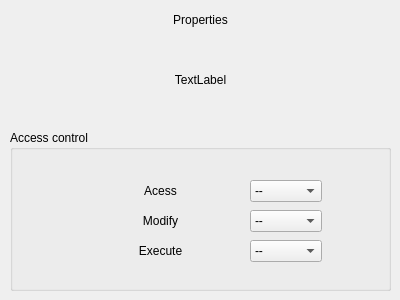
<?xml version="1.0" encoding="UTF-8"?>
<ui version="4.0">
 <class>PermissionsForm</class>
 <widget class="QWidget" name="PermissionsForm">
  <property name="geometry">
   <rect>
    <x>0</x>
    <y>0</y>
    <width>400</width>
    <height>300</height>
   </rect>
  </property>
  <property name="minimumSize">
   <size>
    <width>400</width>
    <height>300</height>
   </size>
  </property>
  <property name="maximumSize">
   <size>
    <width>400</width>
    <height>300</height>
   </size>
  </property>
  <property name="windowTitle">
   <string>Form</string>
  </property>
  <widget class="QGroupBox" name="groupBox">
   <property name="geometry">
    <rect>
     <x>10</x>
     <y>130</y>
     <width>381</width>
     <height>161</height>
    </rect>
   </property>
   <property name="title">
    <string>Access control</string>
   </property>
   <widget class="QComboBox" name="accessCombo">
    <property name="geometry">
     <rect>
      <x>240</x>
      <y>50</y>
      <width>72</width>
      <height>22</height>
     </rect>
    </property>
    <item>
     <property name="text">
      <string>--</string>
     </property>
    </item>
    <item>
     <property name="text">
      <string>Anyone</string>
     </property>
    </item>
    <item>
     <property name="text">
      <string>Only owner and group</string>
     </property>
    </item>
    <item>
     <property name="text">
      <string>Only owner</string>
     </property>
    </item>
   </widget>
   <widget class="QComboBox" name="modifyCombo">
    <property name="geometry">
     <rect>
      <x>240</x>
      <y>80</y>
      <width>72</width>
      <height>22</height>
     </rect>
    </property>
    <item>
     <property name="text">
      <string>--</string>
     </property>
    </item>
    <item>
     <property name="text">
      <string>Anyone</string>
     </property>
    </item>
    <item>
     <property name="text">
      <string>Only owner and group</string>
     </property>
    </item>
    <item>
     <property name="text">
      <string>Only owner</string>
     </property>
    </item>
   </widget>
   <widget class="QComboBox" name="executeCombo">
    <property name="geometry">
     <rect>
      <x>240</x>
      <y>110</y>
      <width>72</width>
      <height>22</height>
     </rect>
    </property>
    <item>
     <property name="text">
      <string>--</string>
     </property>
    </item>
    <item>
     <property name="text">
      <string>Anyone</string>
     </property>
    </item>
    <item>
     <property name="text">
      <string>Only owner and group</string>
     </property>
    </item>
    <item>
     <property name="text">
      <string>Only owner</string>
     </property>
    </item>
   </widget>
   <widget class="QLabel" name="label_2">
    <property name="geometry">
     <rect>
      <x>60</x>
      <y>50</y>
      <width>181</width>
      <height>21</height>
     </rect>
    </property>
    <property name="text">
     <string>Acess</string>
    </property>
    <property name="alignment">
     <set>Qt::AlignCenter</set>
    </property>
   </widget>
   <widget class="QLabel" name="label_3">
    <property name="geometry">
     <rect>
      <x>60</x>
      <y>80</y>
      <width>181</width>
      <height>21</height>
     </rect>
    </property>
    <property name="text">
     <string>Modify</string>
    </property>
    <property name="alignment">
     <set>Qt::AlignCenter</set>
    </property>
   </widget>
   <widget class="QLabel" name="label_4">
    <property name="geometry">
     <rect>
      <x>60</x>
      <y>110</y>
      <width>181</width>
      <height>21</height>
     </rect>
    </property>
    <property name="text">
     <string>Execute</string>
    </property>
    <property name="alignment">
     <set>Qt::AlignCenter</set>
    </property>
   </widget>
  </widget>
  <widget class="QLabel" name="label">
   <property name="geometry">
    <rect>
     <x>0</x>
     <y>10</y>
     <width>401</width>
     <height>20</height>
    </rect>
   </property>
   <property name="text">
    <string>Properties</string>
   </property>
   <property name="alignment">
    <set>Qt::AlignCenter</set>
   </property>
  </widget>
  <widget class="QLabel" name="location">
   <property name="geometry">
    <rect>
     <x>0</x>
     <y>70</y>
     <width>401</width>
     <height>20</height>
    </rect>
   </property>
   <property name="text">
    <string>TextLabel</string>
   </property>
   <property name="alignment">
    <set>Qt::AlignCenter</set>
   </property>
  </widget>
 </widget>
 <resources/>
 <connections/>
</ui>
